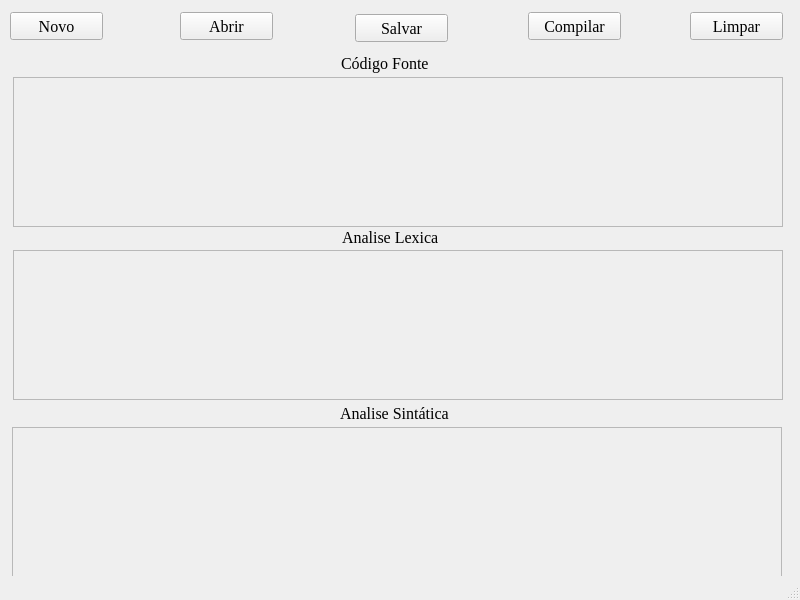
<?xml version="1.0" encoding="UTF-8"?>
<ui version="4.0">
 <class>TelaPrincipal</class>
 <widget class="QMainWindow" name="TelaPrincipal">
  <property name="geometry">
   <rect>
    <x>0</x>
    <y>0</y>
    <width>800</width>
    <height>600</height>
   </rect>
  </property>
  <property name="minimumSize">
   <size>
    <width>0</width>
    <height>0</height>
   </size>
  </property>
  <property name="font">
   <font>
    <family>Times New Roman</family>
    <pointsize>12</pointsize>
    <kerning>true</kerning>
   </font>
  </property>
  <property name="windowTitle">
   <string>Compilador</string>
  </property>
  <widget class="QWidget" name="centralwidget">
   <widget class="QLabel" name="labelCondigoFonte">
    <property name="geometry">
     <rect>
      <x>341</x>
      <y>53</y>
      <width>121</width>
      <height>20</height>
     </rect>
    </property>
    <property name="text">
     <string>Código Fonte</string>
    </property>
   </widget>
   <widget class="QLabel" name="labelCodigoIntermediario">
    <property name="geometry">
     <rect>
      <x>342</x>
      <y>227</y>
      <width>100</width>
      <height>20</height>
     </rect>
    </property>
    <property name="text">
     <string>Analise Lexica</string>
    </property>
   </widget>
   <widget class="QTextEdit" name="textEditCodigoFonte">
    <property name="enabled">
     <bool>false</bool>
    </property>
    <property name="geometry">
     <rect>
      <x>13</x>
      <y>77</y>
      <width>770</width>
      <height>150</height>
     </rect>
    </property>
   </widget>
   <widget class="QPushButton" name="pushButtonNovo">
    <property name="geometry">
     <rect>
      <x>10</x>
      <y>12</y>
      <width>93</width>
      <height>28</height>
     </rect>
    </property>
    <property name="text">
     <string>Novo</string>
    </property>
   </widget>
   <widget class="QPushButton" name="pushButtonAbrir">
    <property name="geometry">
     <rect>
      <x>180</x>
      <y>12</y>
      <width>93</width>
      <height>28</height>
     </rect>
    </property>
    <property name="text">
     <string>Abrir</string>
    </property>
   </widget>
   <widget class="QPushButton" name="pushButtonSalvar">
    <property name="geometry">
     <rect>
      <x>355</x>
      <y>14</y>
      <width>93</width>
      <height>28</height>
     </rect>
    </property>
    <property name="text">
     <string>Salvar</string>
    </property>
   </widget>
   <widget class="QPushButton" name="pushButtonCompilar">
    <property name="geometry">
     <rect>
      <x>528</x>
      <y>12</y>
      <width>93</width>
      <height>28</height>
     </rect>
    </property>
    <property name="text">
     <string>Compilar</string>
    </property>
   </widget>
   <widget class="QPushButton" name="pushButtonLimpar">
    <property name="geometry">
     <rect>
      <x>690</x>
      <y>12</y>
      <width>93</width>
      <height>28</height>
     </rect>
    </property>
    <property name="text">
     <string>Limpar</string>
    </property>
   </widget>
   <widget class="QTextEdit" name="textEditCodigoIntermediario">
    <property name="enabled">
     <bool>false</bool>
    </property>
    <property name="geometry">
     <rect>
      <x>13</x>
      <y>250</y>
      <width>770</width>
      <height>150</height>
     </rect>
    </property>
   </widget>
   <widget class="QLabel" name="labelCodigoCompilado">
    <property name="geometry">
     <rect>
      <x>340</x>
      <y>403</y>
      <width>110</width>
      <height>20</height>
     </rect>
    </property>
    <property name="text">
     <string>Analise Sintática</string>
    </property>
   </widget>
   <widget class="QTextEdit" name="textEditCodigoCompilado">
    <property name="enabled">
     <bool>false</bool>
    </property>
    <property name="geometry">
     <rect>
      <x>12</x>
      <y>427</y>
      <width>770</width>
      <height>150</height>
     </rect>
    </property>
   </widget>
  </widget>
  <widget class="QStatusBar" name="statusbar"/>
 </widget>
 <resources/>
 <connections/>
</ui>
